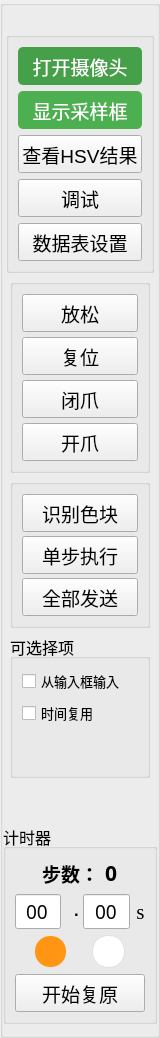
     <widget class="QGroupBox" name="vLay_btns_2">
      <property name="sizePolicy">
       <sizepolicy hsizetype="Preferred" vsizetype="Preferred">
        <horstretch>0</horstretch>
        <verstretch>0</verstretch>
       </sizepolicy>
      </property>
      <property name="minimumSize">
       <size>
        <width>160</width>
        <height>0</height>
       </size>
      </property>
      <property name="maximumSize">
       <size>
        <width>120</width>
        <height>16777215</height>
       </size>
      </property>
      <layout class="QVBoxLayout" name="vLay_btns">
       <property name="leftMargin">
        <number>0</number>
       </property>
       <property name="rightMargin">
        <number>0</number>
       </property>
       <item>
        <spacer name="verticalSpacer_14">
         <property name="orientation">
          <enum>Qt::Vertical</enum>
         </property>
         <property name="sizeType">
          <enum>QSizePolicy::Minimum</enum>
         </property>
         <property name="sizeHint" stdset="0">
          <size>
           <width>20</width>
           <height>15</height>
          </size>
         </property>
        </spacer>
       </item>
       <item alignment="Qt::AlignHCenter">
        <widget class="QGroupBox" name="groupBox_normal">
         <property name="sizePolicy">
          <sizepolicy hsizetype="MinimumExpanding" vsizetype="Preferred">
           <horstretch>0</horstretch>
           <verstretch>0</verstretch>
          </sizepolicy>
         </property>
         <property name="minimumSize">
          <size>
           <width>140</width>
           <height>0</height>
          </size>
         </property>
         <property name="title">
          <string/>
         </property>
         <layout class="QVBoxLayout" name="verticalLayout_4">
          <property name="spacing">
           <number>6</number>
          </property>
          <item>
           <widget class="QPushButton" name="btn_camSwitch">
            <property name="sizePolicy">
             <sizepolicy hsizetype="MinimumExpanding" vsizetype="MinimumExpanding">
              <horstretch>0</horstretch>
              <verstretch>0</verstretch>
             </sizepolicy>
            </property>
            <property name="minimumSize">
             <size>
              <width>50</width>
              <height>38</height>
             </size>
            </property>
            <property name="maximumSize">
             <size>
              <width>1321331</width>
              <height>50</height>
             </size>
            </property>
            <property name="font">
             <font>
              <family>Adobe Arabic</family>
              <pointsize>14</pointsize>
              <weight>50</weight>
              <bold>false</bold>
             </font>
            </property>
            <property name="styleSheet">
             <string notr="true">#btn_camSwitch{
	background-color: #4CAF50;
	color: white;
	border-radius: 5px;
}
#btn_camSwitch{
	background-color: #45a049;
}</string>
            </property>
            <property name="text">
             <string>打开摄像头</string>
            </property>
           </widget>
          </item>
          <item>
           <widget class="QPushButton" name="btn_showSamRecs">
            <property name="sizePolicy">
             <sizepolicy hsizetype="MinimumExpanding" vsizetype="MinimumExpanding">
              <horstretch>0</horstretch>
              <verstretch>0</verstretch>
             </sizepolicy>
            </property>
            <property name="minimumSize">
             <size>
              <width>50</width>
              <height>38</height>
             </size>
            </property>
            <property name="maximumSize">
             <size>
              <width>1321331</width>
              <height>50</height>
             </size>
            </property>
            <property name="font">
             <font>
              <family>Adobe Arabic</family>
              <pointsize>14</pointsize>
              <weight>50</weight>
              <bold>false</bold>
             </font>
            </property>
            <property name="styleSheet">
             <string notr="true">#btn_showSamRecs {
	background-color: #4CAF50;
	color: white;
	border-radius: 5px;
}
#btn_showSamRecs:hover {
	background-color: #45a049;
}</string>
            </property>
            <property name="text">
             <string>显示采样框</string>
            </property>
           </widget>
          </item>
          <item>
           <widget class="QPushButton" name="btn_showSampleResult">
            <property name="sizePolicy">
             <sizepolicy hsizetype="Minimum" vsizetype="Maximum">
              <horstretch>0</horstretch>
              <verstretch>0</verstretch>
             </sizepolicy>
            </property>
            <property name="minimumSize">
             <size>
              <width>0</width>
              <height>38</height>
             </size>
            </property>
            <property name="maximumSize">
             <size>
              <width>16777215</width>
              <height>50</height>
             </size>
            </property>
            <property name="font">
             <font>
              <pointsize>14</pointsize>
             </font>
            </property>
            <property name="text">
             <string>查看HSV结果</string>
            </property>
           </widget>
          </item>
          <item>
           <widget class="QPushButton" name="btn_debug">
            <property name="sizePolicy">
             <sizepolicy hsizetype="MinimumExpanding" vsizetype="MinimumExpanding">
              <horstretch>0</horstretch>
              <verstretch>0</verstretch>
             </sizepolicy>
            </property>
            <property name="minimumSize">
             <size>
              <width>50</width>
              <height>38</height>
             </size>
            </property>
            <property name="maximumSize">
             <size>
              <width>1321331</width>
              <height>50</height>
             </size>
            </property>
            <property name="font">
             <font>
              <family>Adobe Arabic</family>
              <pointsize>14</pointsize>
              <weight>50</weight>
              <bold>false</bold>
             </font>
            </property>
            <property name="text">
             <string>调试</string>
            </property>
           </widget>
          </item>
          <item>
           <widget class="QPushButton" name="btn_setDataSheet">
            <property name="sizePolicy">
             <sizepolicy hsizetype="MinimumExpanding" vsizetype="MinimumExpanding">
              <horstretch>0</horstretch>
              <verstretch>0</verstretch>
             </sizepolicy>
            </property>
            <property name="minimumSize">
             <size>
              <width>50</width>
              <height>38</height>
             </size>
            </property>
            <property name="maximumSize">
             <size>
              <width>1321331</width>
              <height>50</height>
             </size>
            </property>
            <property name="font">
             <font>
              <family>宋体</family>
              <pointsize>14</pointsize>
              <weight>50</weight>
              <bold>false</bold>
             </font>
            </property>
            <property name="text">
             <string>数据表设置</string>
            </property>
           </widget>
          </item>
         </layout>
        </widget>
       </item>
       <item alignment="Qt::AlignHCenter">
        <widget class="QGroupBox" name="groupBox_operation">
         <property name="sizePolicy">
          <sizepolicy hsizetype="MinimumExpanding" vsizetype="Preferred">
           <horstretch>0</horstretch>
           <verstretch>0</verstretch>
          </sizepolicy>
         </property>
         <property name="minimumSize">
          <size>
           <width>140</width>
           <height>0</height>
          </size>
         </property>
         <property name="title">
          <string/>
         </property>
         <layout class="QVBoxLayout" name="verticalLayout_5">
          <property name="spacing">
           <number>5</number>
          </property>
          <item>
           <widget class="QPushButton" name="btn_stop">
            <property name="sizePolicy">
             <sizepolicy hsizetype="MinimumExpanding" vsizetype="MinimumExpanding">
              <horstretch>0</horstretch>
              <verstretch>0</verstretch>
             </sizepolicy>
            </property>
            <property name="minimumSize">
             <size>
              <width>0</width>
              <height>38</height>
             </size>
            </property>
            <property name="maximumSize">
             <size>
              <width>16777215</width>
              <height>45</height>
             </size>
            </property>
            <property name="font">
             <font>
              <family>Adobe Arabic</family>
              <pointsize>14</pointsize>
             </font>
            </property>
            <property name="text">
             <string>放松</string>
            </property>
           </widget>
          </item>
          <item>
           <widget class="QPushButton" name="btn_reset">
            <property name="sizePolicy">
             <sizepolicy hsizetype="MinimumExpanding" vsizetype="MinimumExpanding">
              <horstretch>0</horstretch>
              <verstretch>0</verstretch>
             </sizepolicy>
            </property>
            <property name="minimumSize">
             <size>
              <width>0</width>
              <height>38</height>
             </size>
            </property>
            <property name="maximumSize">
             <size>
              <width>16777215</width>
              <height>45</height>
             </size>
            </property>
            <property name="font">
             <font>
              <family>Adobe Arabic</family>
              <pointsize>14</pointsize>
             </font>
            </property>
            <property name="text">
             <string>复位</string>
            </property>
           </widget>
          </item>
          <item>
           <widget class="QPushButton" name="btn_handsClose">
            <property name="sizePolicy">
             <sizepolicy hsizetype="Minimum" vsizetype="MinimumExpanding">
              <horstretch>0</horstretch>
              <verstretch>0</verstretch>
             </sizepolicy>
            </property>
            <property name="minimumSize">
             <size>
              <width>0</width>
              <height>38</height>
             </size>
            </property>
            <property name="maximumSize">
             <size>
              <width>16777215</width>
              <height>45</height>
             </size>
            </property>
            <property name="font">
             <font>
              <pointsize>14</pointsize>
             </font>
            </property>
            <property name="text">
             <string>闭爪</string>
            </property>
           </widget>
          </item>
          <item>
           <widget class="QPushButton" name="btn_handsOpen">
            <property name="sizePolicy">
             <sizepolicy hsizetype="Minimum" vsizetype="MinimumExpanding">
              <horstretch>0</horstretch>
              <verstretch>0</verstretch>
             </sizepolicy>
            </property>
            <property name="minimumSize">
             <size>
              <width>0</width>
              <height>38</height>
             </size>
            </property>
            <property name="maximumSize">
             <size>
              <width>16777215</width>
              <height>45</height>
             </size>
            </property>
            <property name="font">
             <font>
              <pointsize>14</pointsize>
             </font>
            </property>
            <property name="text">
             <string>开爪</string>
            </property>
           </widget>
          </item>
         </layout>
        </widget>
       </item>
       <item alignment="Qt::AlignHCenter">
        <widget class="QGroupBox" name="groupBox_recog_send">
         <property name="sizePolicy">
          <sizepolicy hsizetype="MinimumExpanding" vsizetype="Preferred">
           <horstretch>0</horstretch>
           <verstretch>0</verstretch>
          </sizepolicy>
         </property>
         <property name="minimumSize">
          <size>
           <width>140</width>
           <height>0</height>
          </size>
         </property>
         <property name="title">
          <string/>
         </property>
         <layout class="QVBoxLayout" name="verticalLayout_3">
          <property name="spacing">
           <number>4</number>
          </property>
          <item>
           <widget class="QPushButton" name="btn_recog">
            <property name="sizePolicy">
             <sizepolicy hsizetype="MinimumExpanding" vsizetype="MinimumExpanding">
              <horstretch>0</horstretch>
              <verstretch>0</verstretch>
             </sizepolicy>
            </property>
            <property name="minimumSize">
             <size>
              <width>0</width>
              <height>38</height>
             </size>
            </property>
            <property name="maximumSize">
             <size>
              <width>16777215</width>
              <height>45</height>
             </size>
            </property>
            <property name="font">
             <font>
              <family>Adobe Arabic</family>
              <pointsize>14</pointsize>
             </font>
            </property>
            <property name="text">
             <string>识别色块</string>
            </property>
           </widget>
          </item>
          <item>
           <widget class="QPushButton" name="btn_sendSingle">
            <property name="sizePolicy">
             <sizepolicy hsizetype="MinimumExpanding" vsizetype="MinimumExpanding">
              <horstretch>0</horstretch>
              <verstretch>0</verstretch>
             </sizepolicy>
            </property>
            <property name="minimumSize">
             <size>
              <width>0</width>
              <height>38</height>
             </size>
            </property>
            <property name="maximumSize">
             <size>
              <width>16777215</width>
              <height>45</height>
             </size>
            </property>
            <property name="font">
             <font>
              <family>Adobe Arabic</family>
              <pointsize>14</pointsize>
             </font>
            </property>
            <property name="text">
             <string>单步执行</string>
            </property>
           </widget>
          </item>
          <item>
           <widget class="QPushButton" name="btn_sendAll">
            <property name="sizePolicy">
             <sizepolicy hsizetype="MinimumExpanding" vsizetype="MinimumExpanding">
              <horstretch>0</horstretch>
              <verstretch>0</verstretch>
             </sizepolicy>
            </property>
            <property name="minimumSize">
             <size>
              <width>0</width>
              <height>38</height>
             </size>
            </property>
            <property name="maximumSize">
             <size>
              <width>16777215</width>
              <height>45</height>
             </size>
            </property>
            <property name="font">
             <font>
              <family>Adobe Arabic</family>
              <pointsize>14</pointsize>
             </font>
            </property>
            <property name="text">
             <string>全部发送</string>
            </property>
           </widget>
          </item>
         </layout>
        </widget>
       </item>
       <item alignment="Qt::AlignHCenter">
        <widget class="QGroupBox" name="groupBox_checkBox">
         <property name="enabled">
          <bool>true</bool>
         </property>
         <property name="sizePolicy">
          <sizepolicy hsizetype="MinimumExpanding" vsizetype="Preferred">
           <horstretch>0</horstretch>
           <verstretch>10</verstretch>
          </sizepolicy>
         </property>
         <property name="minimumSize">
          <size>
           <width>140</width>
           <height>5</height>
          </size>
         </property>
         <property name="font">
          <font>
           <pointsize>12</pointsize>
          </font>
         </property>
         <property name="acceptDrops">
          <bool>false</bool>
         </property>
         <property name="autoFillBackground">
          <bool>false</bool>
         </property>
         <property name="title">
          <string>可选择项</string>
         </property>
         <layout class="QVBoxLayout" name="verticalLayout_10">
          <item>
           <widget class="QCheckBox" name="inputCheckBox">
            <property name="sizePolicy">
             <sizepolicy hsizetype="Minimum" vsizetype="Minimum">
              <horstretch>0</horstretch>
              <verstretch>0</verstretch>
             </sizepolicy>
            </property>
            <property name="font">
             <font>
              <pointsize>10</pointsize>
             </font>
            </property>
            <property name="layoutDirection">
             <enum>Qt::LeftToRight</enum>
            </property>
            <property name="text">
             <string>从输入框输入</string>
            </property>
           </widget>
          </item>
          <item>
           <widget class="QCheckBox" name="reuseCheckBox">
            <property name="font">
             <font>
              <pointsize>10</pointsize>
             </font>
            </property>
            <property name="text">
             <string>时间复用</string>
            </property>
           </widget>
          </item>
          <item>
           <spacer name="verticalSpacer_15">
            <property name="orientation">
             <enum>Qt::Vertical</enum>
            </property>
            <property name="sizeHint" stdset="0">
             <size>
              <width>20</width>
              <height>40</height>
             </size>
            </property>
           </spacer>
          </item>
         </layout>
        </widget>
       </item>
       <item>
        <spacer name="verticalSpacer_13">
         <property name="orientation">
          <enum>Qt::Vertical</enum>
         </property>
         <property name="sizeType">
          <enum>QSizePolicy::Expanding</enum>
         </property>
         <property name="sizeHint" stdset="0">
          <size>
           <width>20</width>
           <height>40</height>
          </size>
         </property>
        </spacer>
       </item>
       <item>
        <widget class="QGroupBox" name="groupBox">
         <property name="sizePolicy">
          <sizepolicy hsizetype="MinimumExpanding" vsizetype="Minimum">
           <horstretch>0</horstretch>
           <verstretch>0</verstretch>
          </sizepolicy>
         </property>
         <property name="minimumSize">
          <size>
           <width>140</width>
           <height>0</height>
          </size>
         </property>
         <property name="maximumSize">
          <size>
           <width>16777215</width>
           <height>16777215</height>
          </size>
         </property>
         <property name="font">
          <font>
           <pointsize>12</pointsize>
          </font>
         </property>
         <property name="title">
          <string>计时器</string>
         </property>
         <layout class="QVBoxLayout" name="verticalLayout_6">
          <item>
           <layout class="QVBoxLayout" name="verticalLayout_8">
            <item>
             <layout class="QHBoxLayout" name="horizontalLayout_5">
              <item>
               <spacer name="horizontalSpacer_10">
                <property name="orientation">
                 <enum>Qt::Horizontal</enum>
                </property>
                <property name="sizeHint" stdset="0">
                 <size>
                  <width>40</width>
                  <height>20</height>
                 </size>
                </property>
               </spacer>
              </item>
              <item>
               <widget class="QLabel" name="label_3">
                <property name="font">
                 <font>
                  <family>宋体</family>
                  <pointsize>14</pointsize>
                  <weight>75</weight>
                  <bold>true</bold>
                 </font>
                </property>
                <property name="text">
                 <string>步数：</string>
                </property>
               </widget>
              </item>
              <item>
               <widget class="QLabel" name="label_restoreCnt">
                <property name="font">
                 <font>
                  <family>Agency FB</family>
                  <pointsize>16</pointsize>
                  <weight>75</weight>
                  <bold>true</bold>
                 </font>
                </property>
                <property name="text">
                 <string>0</string>
                </property>
                <property name="alignment">
                 <set>Qt::AlignCenter</set>
                </property>
               </widget>
              </item>
              <item>
               <spacer name="horizontalSpacer_14">
                <property name="orientation">
                 <enum>Qt::Horizontal</enum>
                </property>
                <property name="sizeHint" stdset="0">
                 <size>
                  <width>40</width>
                  <height>20</height>
                 </size>
                </property>
               </spacer>
              </item>
             </layout>
            </item>
            <item>
             <layout class="QHBoxLayout" name="horizontalLayout_4">
              <property name="spacing">
               <number>1</number>
              </property>
              <item>
               <spacer name="horizontalSpacer_15">
                <property name="orientation">
                 <enum>Qt::Horizontal</enum>
                </property>
                <property name="sizeHint" stdset="0">
                 <size>
                  <width>40</width>
                  <height>20</height>
                 </size>
                </property>
               </spacer>
              </item>
              <item>
               <widget class="QLineEdit" name="lineEdit_second1">
                <property name="sizePolicy">
                 <sizepolicy hsizetype="Minimum" vsizetype="Fixed">
                  <horstretch>0</horstretch>
                  <verstretch>0</verstretch>
                 </sizepolicy>
                </property>
                <property name="minimumSize">
                 <size>
                  <width>36</width>
                  <height>32</height>
                 </size>
                </property>
                <property name="font">
                 <font>
                  <family>OCR A Extended</family>
                  <pointsize>14</pointsize>
                 </font>
                </property>
                <property name="contextMenuPolicy">
                 <enum>Qt::DefaultContextMenu</enum>
                </property>
                <property name="inputMask">
                 <string/>
                </property>
                <property name="text">
                 <string>00</string>
                </property>
                <property name="alignment">
                 <set>Qt::AlignCenter</set>
                </property>
                <property name="readOnly">
                 <bool>true</bool>
                </property>
               </widget>
              </item>
              <item>
               <widget class="QLabel" name="label">
                <property name="sizePolicy">
                 <sizepolicy hsizetype="Minimum" vsizetype="Preferred">
                  <horstretch>0</horstretch>
                  <verstretch>0</verstretch>
                 </sizepolicy>
                </property>
                <property name="font">
                 <font>
                  <family>Consolas</family>
                  <pointsize>12</pointsize>
                  <weight>75</weight>
                  <bold>true</bold>
                 </font>
                </property>
                <property name="text">
                 <string> .</string>
                </property>
               </widget>
              </item>
              <item>
               <widget class="QLineEdit" name="lineEdit_second2">
                <property name="sizePolicy">
                 <sizepolicy hsizetype="Minimum" vsizetype="Fixed">
                  <horstretch>0</horstretch>
                  <verstretch>0</verstretch>
                 </sizepolicy>
                </property>
                <property name="minimumSize">
                 <size>
                  <width>36</width>
                  <height>32</height>
                 </size>
                </property>
                <property name="font">
                 <font>
                  <family>OCR A Extended</family>
                  <pointsize>14</pointsize>
                 </font>
                </property>
                <property name="contextMenuPolicy">
                 <enum>Qt::DefaultContextMenu</enum>
                </property>
                <property name="text">
                 <string>00</string>
                </property>
                <property name="alignment">
                 <set>Qt::AlignCenter</set>
                </property>
                <property name="readOnly">
                 <bool>true</bool>
                </property>
               </widget>
              </item>
              <item>
               <widget class="QLabel" name="label_2">
                <property name="sizePolicy">
                 <sizepolicy hsizetype="Minimum" vsizetype="Preferred">
                  <horstretch>0</horstretch>
                  <verstretch>0</verstretch>
                 </sizepolicy>
                </property>
                <property name="font">
                 <font>
                  <family>Times New Roman</family>
                  <pointsize>16</pointsize>
                  <weight>50</weight>
                  <bold>false</bold>
                 </font>
                </property>
                <property name="text">
                 <string> s</string>
                </property>
               </widget>
              </item>
              <item>
               <spacer name="horizontalSpacer_16">
                <property name="orientation">
                 <enum>Qt::Horizontal</enum>
                </property>
                <property name="sizeHint" stdset="0">
                 <size>
                  <width>40</width>
                  <height>20</height>
                 </size>
                </property>
               </spacer>
              </item>
             </layout>
            </item>
           </layout>
          </item>
          <item>
           <layout class="QHBoxLayout" name="horizontalLayout_11">
            <item>
             <spacer name="horizontalSpacer_21">
              <property name="orientation">
               <enum>Qt::Horizontal</enum>
              </property>
              <property name="sizeHint" stdset="0">
               <size>
                <width>40</width>
                <height>20</height>
               </size>
              </property>
             </spacer>
            </item>
            <item>
             <widget class="QPushButton" name="btn_timerStop">
              <property name="styleSheet">
               <string notr="true">/* 为名为 btn_timerStop 的按钮设置样式 */
#btn_timerStop {
    background-color: rgb(255, 149, 19); /* 背景颜色为橙色 */
    color: white; /* 文本颜色为白色 */
    border-radius: 15px; /* 圆角边框 */
    height: 31px;
    width: 30px;
    padding-left: 1px; /* 设置左内边距为 2px */
}

#btn_timerStop:hover {
    background-color: rgb(255, 112, 16); /* 鼠标悬停时背景颜色变为深橙色 */
}
</string>
              </property>
              <property name="text">
               <string/>
              </property>
              <property name="icon">
               <iconset>
                <normaloff>source/start.png</normaloff>
                <normalon>source/stop.png</normalon>source/start.png</iconset>
              </property>
             </widget>
            </item>
            <item>
             <spacer name="horizontalSpacer_9">
              <property name="orientation">
               <enum>Qt::Horizontal</enum>
              </property>
              <property name="sizeHint" stdset="0">
               <size>
                <width>40</width>
                <height>20</height>
               </size>
              </property>
             </spacer>
            </item>
            <item>
             <widget class="QPushButton" name="btn_timerReset">
              <property name="styleSheet">
               <string notr="true">/* 为名为 btn_timerReset 的按钮设置样式 */
#btn_timerReset {
    background-color: #FFFFFF;
    border: 1px solid #e0e0e0; /* 修正 border 属性，指定宽度、样式和颜色 */
    border-radius: 15.5px; /* 圆角边框 */
    height: 31px;
    width: 30px;
    padding-left: 1px; /* 设置左内边距为 2.5px */
}

#btn_timerReset:hover {
    background-color: hsl(212, 5%, 95%);
}
</string>
              </property>
              <property name="text">
               <string/>
              </property>
              <property name="icon">
               <iconset>
                <normaloff>source/reset.png</normaloff>source/reset.png</iconset>
              </property>
              <property name="iconSize">
               <size>
                <width>20</width>
                <height>20</height>
               </size>
              </property>
              <property name="checkable">
               <bool>false</bool>
              </property>
             </widget>
            </item>
            <item>
             <spacer name="horizontalSpacer_22">
              <property name="orientation">
               <enum>Qt::Horizontal</enum>
              </property>
              <property name="sizeHint" stdset="0">
               <size>
                <width>40</width>
                <height>20</height>
               </size>
              </property>
             </spacer>
            </item>
           </layout>
          </item>
          <item>
           <widget class="QPushButton" name="btn_restore">
            <property name="sizePolicy">
             <sizepolicy hsizetype="MinimumExpanding" vsizetype="MinimumExpanding">
              <horstretch>0</horstretch>
              <verstretch>0</verstretch>
             </sizepolicy>
            </property>
            <property name="minimumSize">
             <size>
              <width>116</width>
              <height>38</height>
             </size>
            </property>
            <property name="maximumSize">
             <size>
              <width>16777215</width>
              <height>45</height>
             </size>
            </property>
            <property name="font">
             <font>
              <family>Adobe Arabic</family>
              <pointsize>14</pointsize>
              <kerning>true</kerning>
             </font>
            </property>
            <property name="text">
             <string>开始复原</string>
            </property>
           </widget>
          </item>
         </layout>
        </widget>
       </item>
      </layout>
     </widget>
